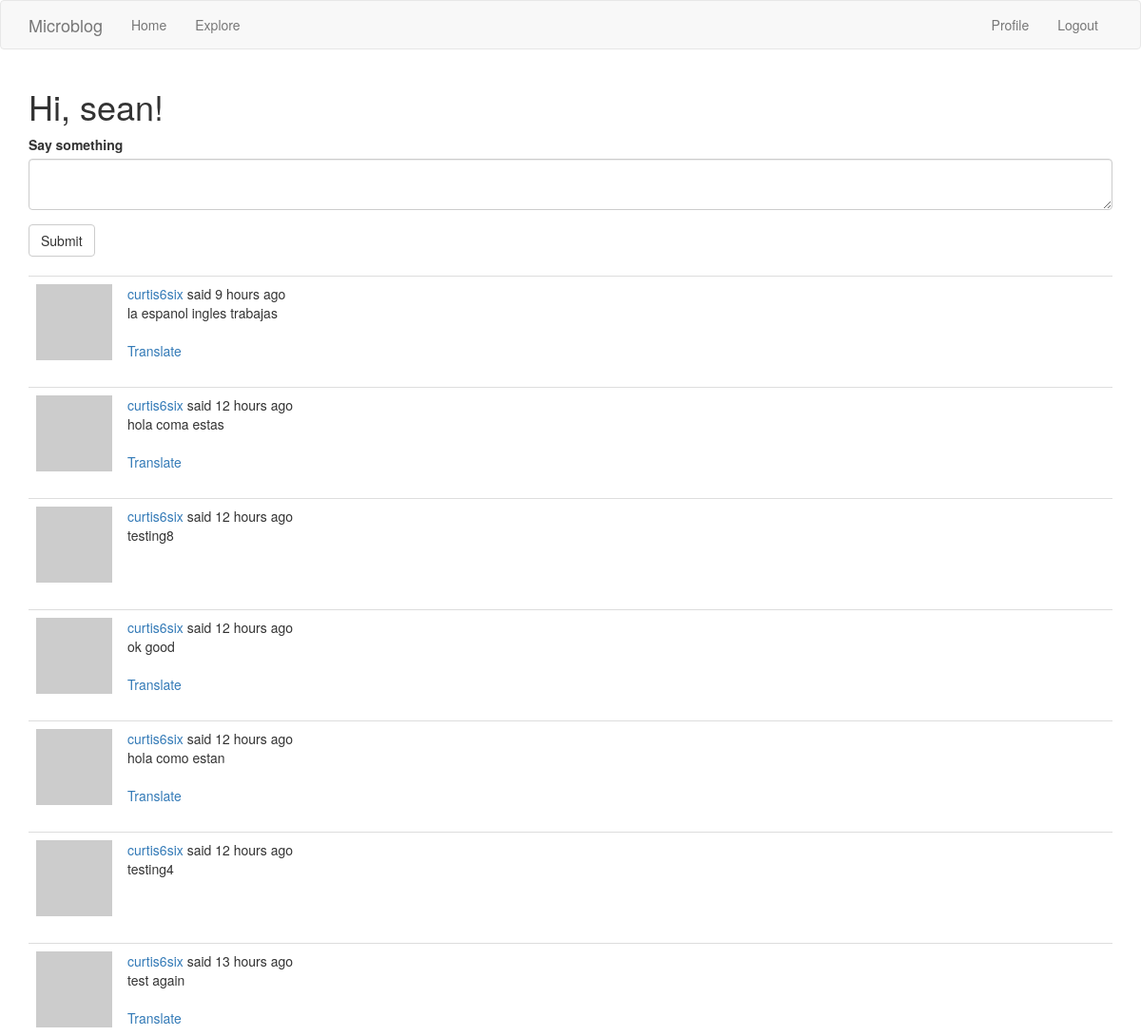
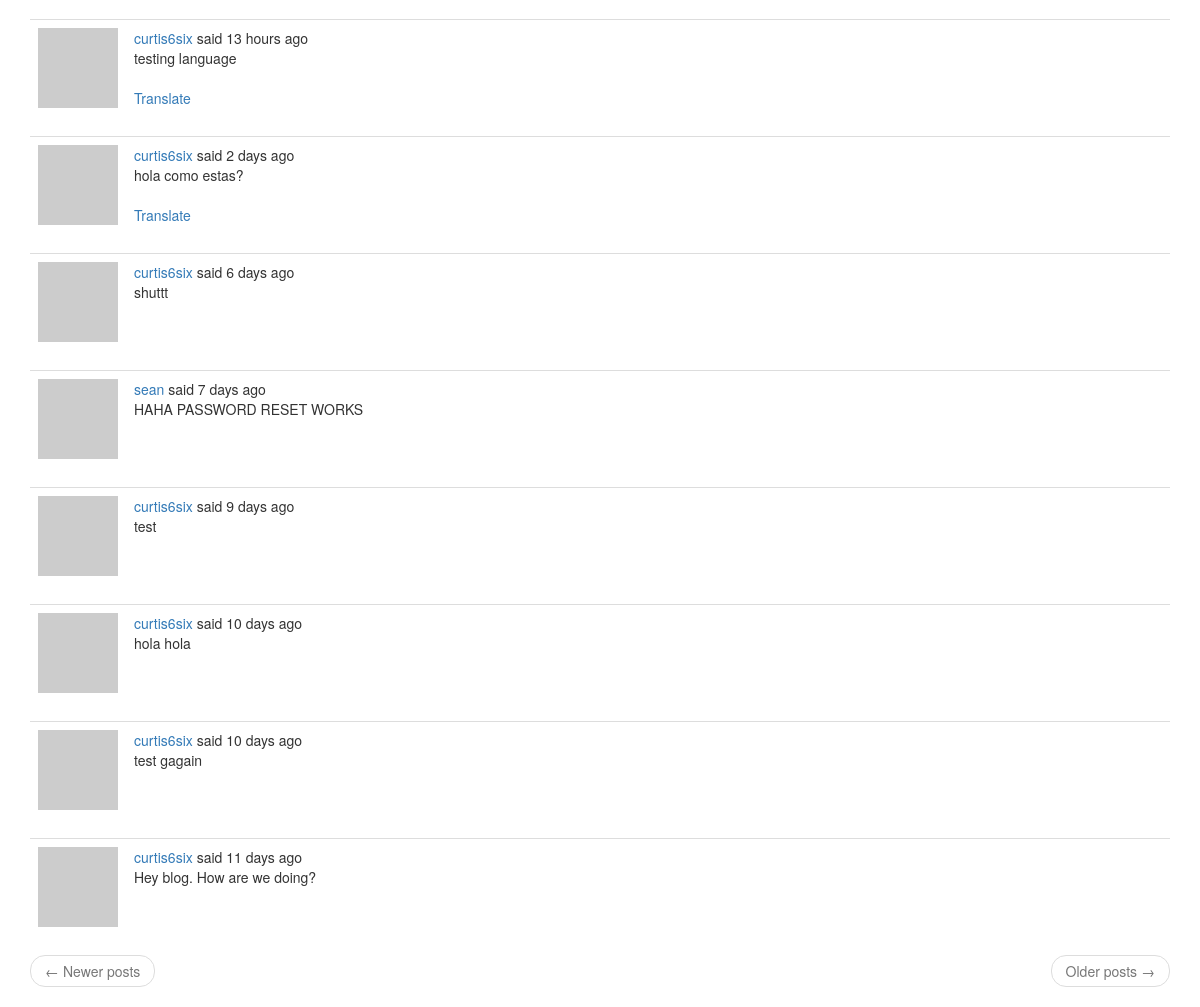
The page /index (signed in) on the database its author committed (2 pictures, top to bottom).
### app/models.py (models this page shows, shortened)
class User(UserMixin, db.Model):
    id = db.Column(db.Integer, primary_key=True)
    username = db.Column(db.String(64), index=True, unique=True)
    email = db.Column(db.String(120), index=True, unique=True)
    password_hash = db.Column(db.String(128))
    posts = db.relationship('Post', backref='author', lazy='dynamic')
    about_me = db.Column(db.String(140))
    last_seen = db.Column(db.DateTime, default=datetime.utcnow)
    followed = db.relationship(
        'User',secondary=followers,
        primaryjoin=(followers.c.follower_id == id),
        secondaryjoin=(followers.c.followed_id == id),
        backref=db.backref('followers', lazy='dynamic'), lazy='dynamic')
    def avatar(self,size):
        digest = md5(self.email.lower().encode('utf-8')).hexdigest()
        return 'https://www.gravatar.com/avatar/{}?d=identicon&s={}'.format(digest, size)
    def followed_posts(self):
        followed = Post.query.join(
            followers, (followers.c.followed_id == Post.user_id)).filter(
                followers.c.follower_id == self.id)
        own = Post.query.filter_by(user_id=self.id)
        return followed.union(own).order_by(Post.timestamp.desc())

class Post(db.Model):
    id = db.Column(db.Integer, primary_key=True)
    body = db.Column(db.String(140))
    timestamp = db.Column(db.DateTime, index=True, default=datetime.utcnow)
    user_id = db.Column(db.Integer, db.ForeignKey('user.id'))
    language = db.Column(db.String(5))

### app/routes.py (the view, shortened to what this page needs)
@app.route('/', methods=['GET', 'POST'])
@app.route('/index', methods=['GET', 'POST'])
@login_required
def index():
    form = PostForm()
    page = request.args.get('page', 1, type=int)
    posts = current_user.followed_posts().paginate(page=page, per_page=app.config['POSTS_PER_PAGE'], error_out=False)
    next_url = url_for('index', page=posts.next_num) \
        if posts.has_next else None
    prev_url = url_for('index', poage=posts.prev_num) \
    if posts.has_prev else None
    return render_template('index.html', title='Home Page', form=form, posts=posts.items, next_url=next_url, prev_url=prev_url)

### app/forms.py
class PostForm(FlaskForm):
    post = TextAreaField(_1('Say something'), validators=[DataRequired()])
    submit = SubmitField(_1('Submit'))

### app/models.py (called while the page is built)
@login.user_loader
def load_user(id):
    return User.query.get(int(id))

### app/routes.py (called while the page is built)
@app.before_request
def before_request():
    if current_user.is_authenticated:
        current_user.last_seen = datetime.utcnow()
        db.session.commit()
    g.locale = str(get_locale())

### app/templates/index.html
{% extends "base.html" %}
{% import 'bootstrap/wtf.html' as wtf %}
{% block app_content %}
    <h1>{{ _('Hi, %(username)s!', username=current_user.username) }}</h1>
    {% if form %}
    {{ wtf.quick_form(form) }}
    <br>
    {% endif %}
    {% for post in posts %}
        {% include '_post.html' %}
    {% endfor %}
    <nav aria-label="...">
        <ul class="pager">
            <li class="previous{% if not prev_url %} disabled{% endif %}">
                <a href="{{ prev_url or '#' }}">
                    <span aria-hidden="true">&larr;</span> {{ _('Newer posts') }}
                </a>
            </li>
            <li class="next{% if not next_url %} disabled{% endif %}">
                <a href="{{ next_url or '#' }}">
                    {{ _('Older posts') }} <span aria-hidden="true">&rarr;</span>
                </a>
            </li>
        </ul>
    </nav>
{% endblock %}

### app/templates/_post.html (shortened to what this page needs)
<table class="table table-hover">
    <tr>
        <td width="70px">
            <a href="{{ url_for('user', username=post.author.username) }}">
                <img src="{{ post.author.avatar(70) }}" />
            </a>
        </td>
        <td>
            {{ _('%(username)s said %(when)s', username=user_link, when=moment(post.timestamp).fromNow()) }}
            <br>
            <span id="post{{ post.id }}">{{ post.body }}</span>
            {% if post.language and post.language != g.locale %}
            <br><br>
            <span id="translation{{ post.id }}">
                <a href="javascript:translate(
                    '#post{{ post.id }}',
                    '#translation{{ post.id }}',
                    '{{ post.language }}',
                    '{{ g.locale }}');">{{ _('Translate') }}</a>
            </span>
            {% endif %}
        </td>
    </tr>
</table>

### rows shown on the page
Post: body "la espanol ingles trabajas"
Post: body "hola coma estas"
Post: body "testing8"
Post: body "ok good"
Post: body "hola como estan"
Post: body "testing4"
Post: body "test again"
Post: body "testing language"
Post: body "hola como estas?"
Post: body "shuttt"
Post: body "HAHA PASSWORD RESET WORKS"
Post: body "test"
Post: body "hola hola"
Post: body "test gagain"
Post: body "Hey blog. How are we doing?"
